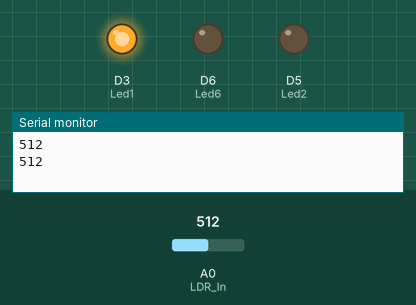
Recording of a sketch running on a simulated ESP8266 (NodeMCU). On the bench: output pins drawn as LEDs (lit = HIGH), the last lines printed to the serial monitor. Inputs (shaded band) come from the test bench; at power-on: A0 (LDR_In) = 512.

Above: at 1.8 s.
1.9 s: A0 (LDR_In) set to 462
3.4 s: A0 (LDR_In) set to 432
At 4.6 s:
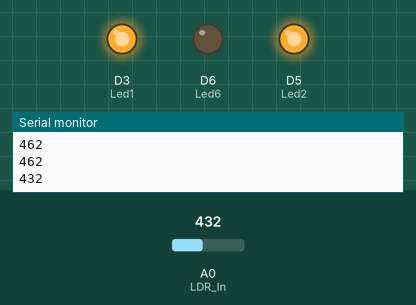
5.5 s: A0 (LDR_In) set to 243
7.2 s: A0 (LDR_In) set to 214
At 8.9 s:
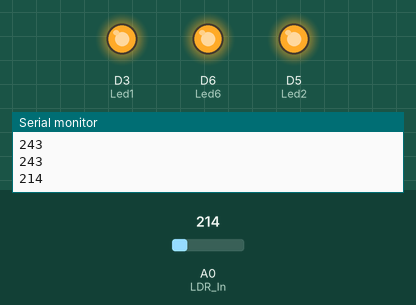
9.5 s: A0 (LDR_In) set to 685
At 10.4 s:
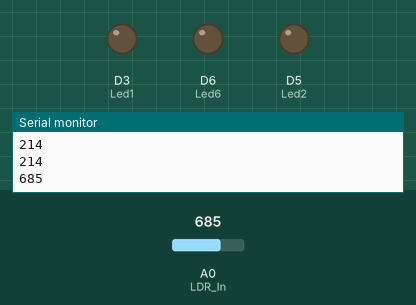
11.5 s: A0 (LDR_In) set to 659
At 13.2 s:
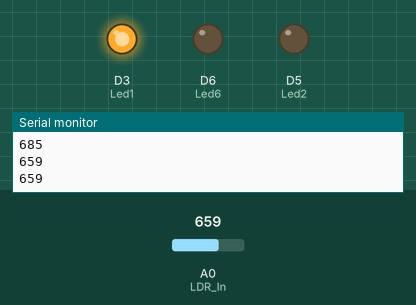
Timing chart, 0 to 14.5 s (numbered marks = the images above; inputs shaded):
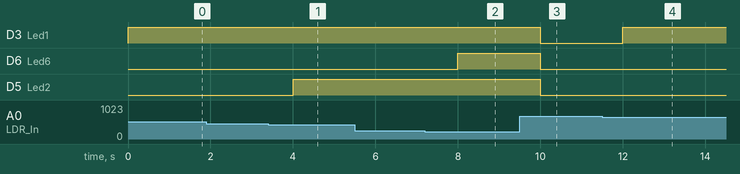

Measured:
- the behaviour switches between 450 and 449 on A0 (LDR_In) (found by bisection; images 0 and 1)
- the behaviour switches between 225 and 224 on A0 (LDR_In) (found by bisection; images 1 and 2)
- the behaviour switches between 675 and 674 on A0 (LDR_In) (found by bisection; images 3 and 4)
- after the input at 3.4 s, D5 (Led2): LOW → HIGH after 0.60 s
- after the input at 7.2 s, D6 (Led6): LOW → HIGH after 0.80 s
- after the input at 9.5 s, D3 (Led1), D6 (Led6), D5 (Led2): HIGH → LOW after 0.50 s
- after the input at 11.5 s, D3 (Led1): LOW → HIGH after 0.50 s

The sketch:

Blink.ino
```cpp
int LDR_In = A0;
int lichtHoeveelheid;

uint8_t Led1 = D3;
uint8_t Led2 = D5;
uint8_t Led6 = D6;

void setup(){
  Serial.begin(9600);
  pinMode(Led1,OUTPUT);
  pinMode(Led2,OUTPUT);
  pinMode(Led6,OUTPUT);
}

void loop(){
  lichtHoeveelheid = analogRead(LDR_In);
  Serial.println(lichtHoeveelheid);

  if ( lichtHoeveelheid < 675){
    digitalWrite(Led1, HIGH);
  }
  else{
    digitalWrite(Led1, LOW);
  }

  if ( lichtHoeveelheid < 450){
    digitalWrite(Led2, HIGH);
  }
  else{
    digitalWrite(Led2, LOW);
  }

  if ( lichtHoeveelheid < 225){
    digitalWrite(Led6, HIGH);
  }
  else{
    digitalWrite(Led6, LOW);
  }

  delay(1000);
}
```
